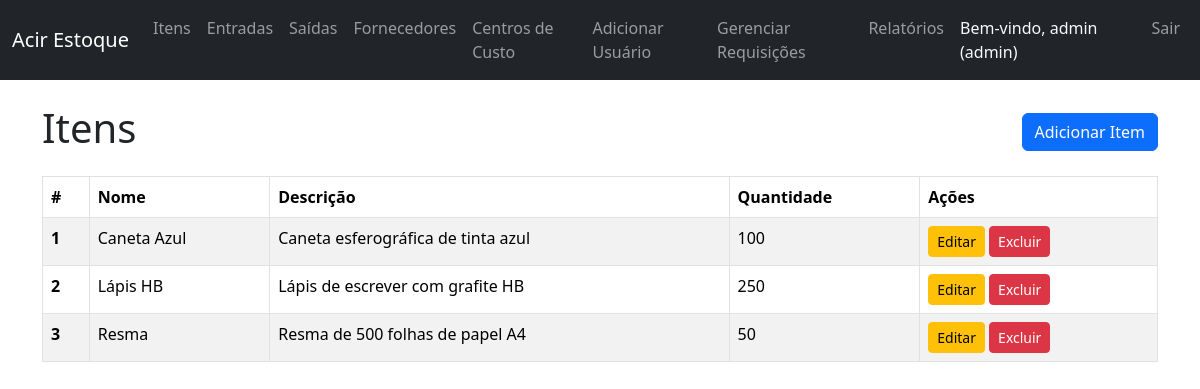
The app's page /index.php?page=itens (signed in) with its own data.
### tables this page shows
CREATE TABLE itens (
    id INT AUTO_INCREMENT PRIMARY KEY,
    nome VARCHAR(250) NOT NULL,
    descricao TEXT,
    quantidade INT NOT NULL DEFAULT 0
);

### pages/itens.php (the view, shortened to what this page needs)
<?php
require_once 'includes/db.php';
include_once 'includes/header.php';
$stmt = $pdo->query("SELECT * FROM itens ORDER BY nome");
$itens = $stmt->fetchAll(PDO::FETCH_ASSOC);
?>
<div class="d-flex justify-content-between align-items-center mb-3">
    <h1>Itens</h1>
    <?php if ($_SESSION['role'] !== 'funcionario'): ?>
        <a href="index.php?page=adicionar_item" class="btn btn-primary">Adicionar Item</a>
    <?php endif; ?>
</div>
<table class="table table-striped table-bordered">
    <thead>
        <tr>
            <th scope="col">#</th>
            <th scope="col">Nome</th>
            <th scope="col">Descrição</th>
            <th scope="col">Quantidade</th>
            <?php if ($_SESSION['role'] !== 'funcionario'): ?>
                <th scope="col">Ações</th>
            <?php endif; ?>
        </tr>
    </thead>
    <tbody>
        <?php if (count($itens) > 0): ?>
            <?php foreach ($itens as $item): ?>
                <tr>
                    <th scope="row"><?= htmlspecialchars($item['id']) ?></th>
                    <td><?= htmlspecialchars($item['nome']) ?></td>
                    <td><?= htmlspecialchars($item['descricao']) ?></td>
                    <td><?= htmlspecialchars($item['quantidade']) ?></td>
                    <?php if ($_SESSION['role'] !== 'funcionario'): ?>
                        <td>
                            <a href="index.php?page=editar_item&id=<?= $item['id'] ?>" class="btn btn-sm btn-warning">Editar</a>
                            <a href="index.php?page=excluir_item&id=<?= $item['id'] ?>" class="btn btn-sm btn-danger" onclick="return confirm('Tem certeza que deseja excluir este item?')">Excluir</a>
                        </td>
                    <?php endif; ?>
                </tr>
            <?php endforeach; ?>
        <?php else: ?>
            <tr>
                <td colspan="<?= ($_SESSION['role'] !== 'funcionario') ? 5 : 4 ?>" class="text-center">Nenhum item cadastrado.</td>
            </tr>
        <?php endif; ?>
    </tbody>
</table>
<?php include_once 'includes/footer.php'; ?>

### includes/header.php (shortened to what this page needs)
<!doctype html>
<html lang="pt-br">
<head>
    <link href="https://cdn.jsdelivr.net/npm/bootstrap@5.3.3/dist/css/bootstrap.min.css" rel="stylesheet">
    <link href="assets/css/style.css" rel="stylesheet">
</head>
<body>
<nav class="navbar navbar-expand-lg navbar-dark bg-dark">
    <div class="container-fluid">
        <a class="navbar-brand" href="index.php">Acir Estoque</a>
        <div class="collapse navbar-collapse" id="navbarNav">
            <ul class="navbar-nav me-auto mb-2 mb-lg-0">
                <?php if (isset($_SESSION['user_id'])): ?>
                    <li class="nav-item">
                        <a class="nav-link" href="index.php?page=itens">Itens</a>
                    </li>
                    <?php if ($_SESSION['role'] === 'admin' || $_SESSION['role'] === 'estoquista'): ?>
                        <li class="nav-item">
                            <a class="nav-link" href="index.php?page=entradas">Entradas</a>
                        </li>
                        <li class="nav-item">
                            <a class="nav-link" href="index.php?page=saidas">Saídas</a>
                        </li>
                        <li class="nav-item">
                            <a class="nav-link" href="index.php?page=fornecedores">Fornecedores</a>
                        </li>
                        <li class="nav-item">
                            <a class="nav-link" href="index.php?page=centros_de_custo">Centros de Custo</a>
                        </li>
                        <li class="nav-item">
                            <a class="nav-link" href="index.php?page=adicionar_usuario">Adicionar Usuário</a>
                        </li>
                        <li class="nav-item">
                            <a class="nav-link" href="index.php?page=gerenciar_requisicoes">Gerenciar Requisições</a>
                        </li>
                        <li class="nav-item">
                            <a class="nav-link" href="index.php?page=relatorios">Relatórios</a>
                        </li>
                    <?php endif; ?>
                <?php endif; ?>
            </ul>
            <ul class="navbar-nav">
                <?php if (isset($_SESSION['user_id'])): ?>
                    <li class="nav-item">
                        <span class="nav-link text-light">Bem-vindo, <?= htmlspecialchars($_SESSION['username']) ?> (<?= htmlspecialchars($_SESSION['role']) ?>)</span>
                    </li>
                    <li class="nav-item">
                        <a class="nav-link" href="index.php?logout=true">Sair</a>
                    </li>
                <?php endif; ?>
            </ul>
        </div>
    </div>
</nav>
<main class="container mt-4">

### index.php (shortened to what this page needs)
<?php
include_once 'includes/header.php';
$page = $_GET['page'] ?? 'home';
$page_path = "pages/{$page}.php";
if (file_exists($page_path)) {
    include_once $page_path;
} else {
    echo "<h1>Bem-vindo ao Acir Estoque!</h1>";
    echo "<p>Selecione uma opção no menu acima para começar.</p>";
}
include_once 'includes/footer.php';
?>

### includes/footer.php (shortened to what this page needs)
</main>
</body>
</html>

### records on screen
itens: id "1", nome "Caneta Azul", descricao "Caneta esferográfica de tinta azul", quantidade "100"
itens: id "2", nome "Lápis HB", descricao "Lápis de escrever com grafite HB", quantidade "250"
itens: id "3", nome "Resma", descricao "Resma de 500 folhas de papel A4", quantidade "50"

### other values on screen
$_SESSION['username'] "admin"
$_SESSION['role'] "admin"
